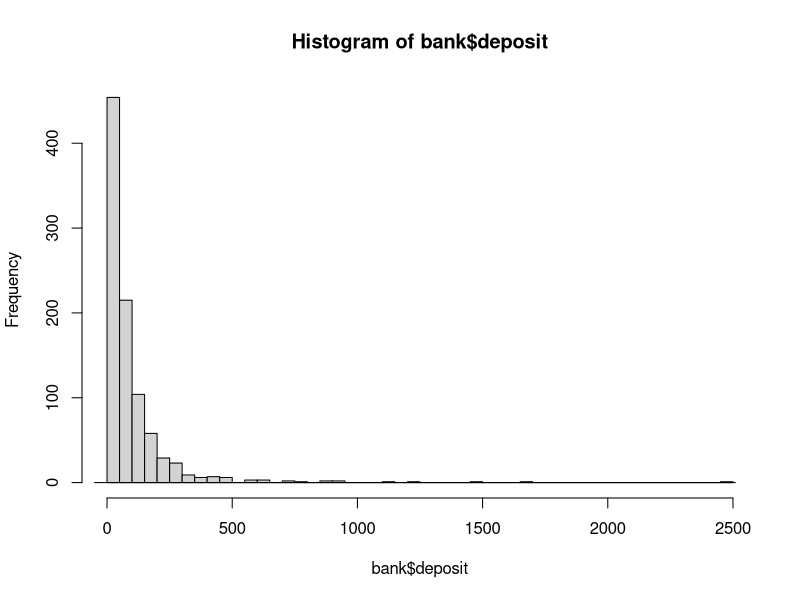
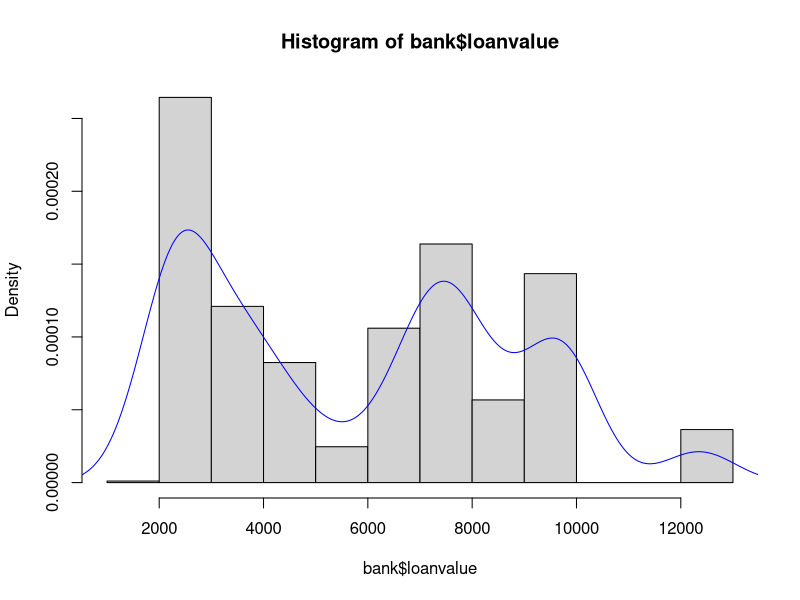
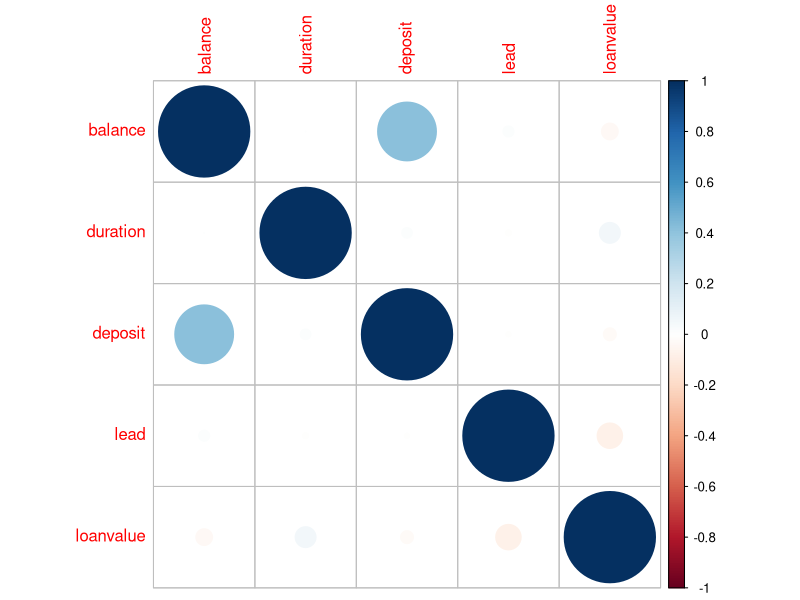
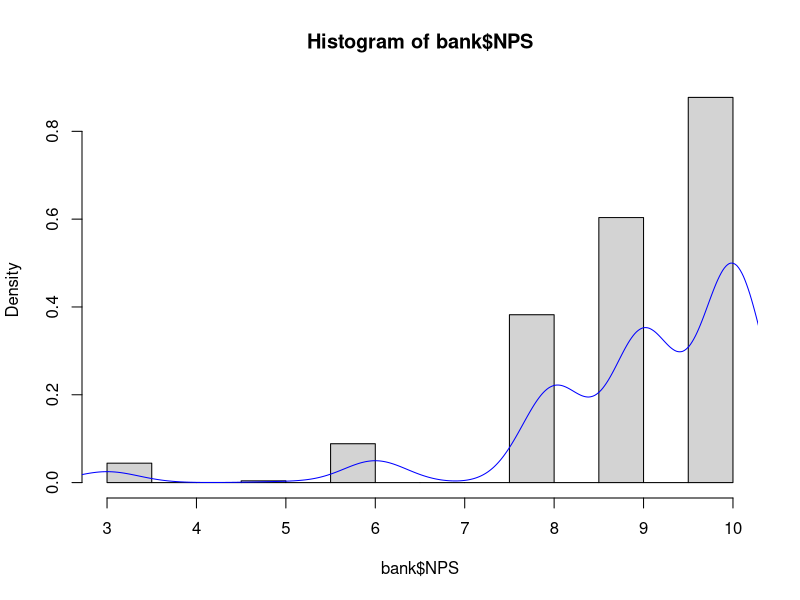
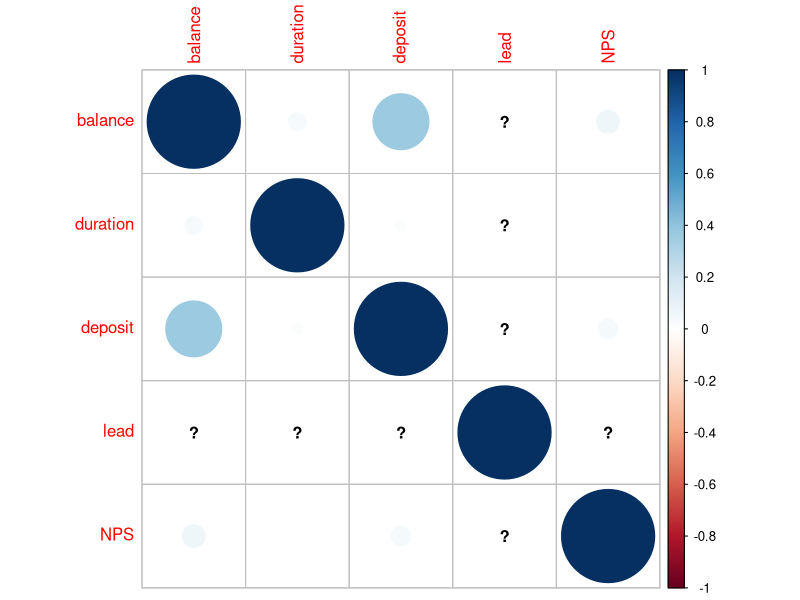
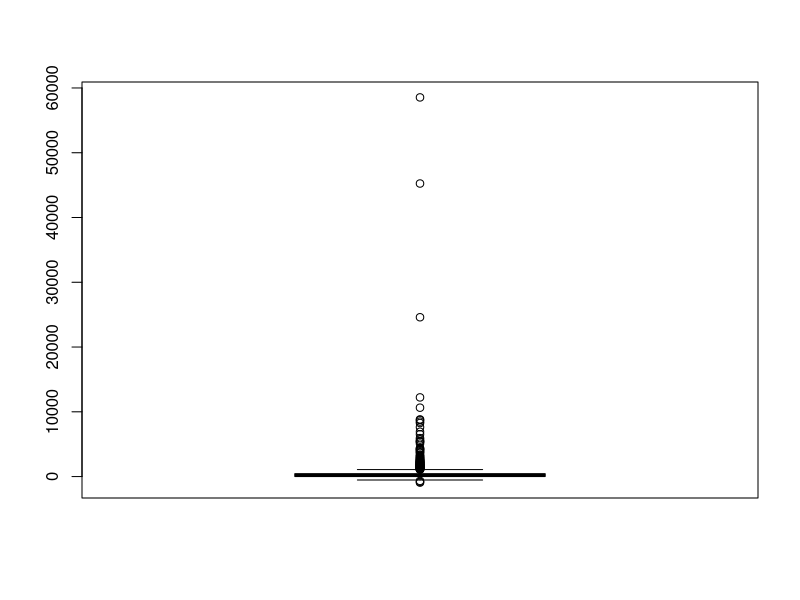
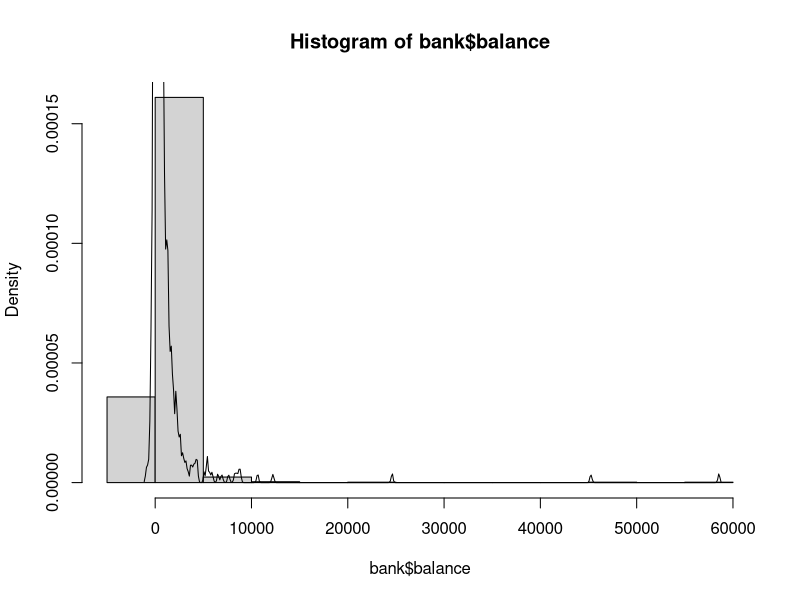
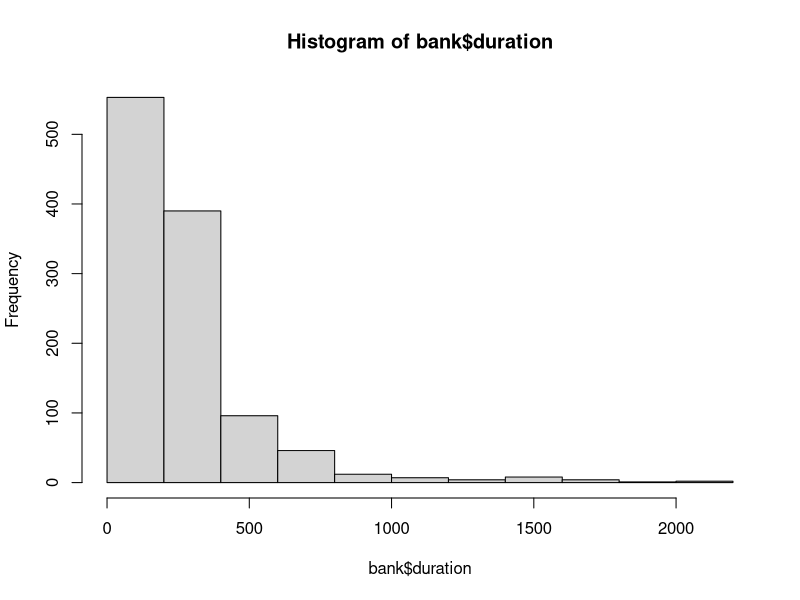

Generate these figures, in order, with R:
## ---- chunk 1
knitr::opts_chunk$set(echo = TRUE)
## ---- chunk 2
bank <-read.csv("BankLoanDataset2021.csv", header = TRUE, stringsAsFactors = TRUE)
# View(bank)
# summary(bank)
## ---- chunk 3
# Rows 1124 and 1125 had a majority of their features missing and it was decided that they should be removed from 
# the dataset.
bank <- bank[!is.na(bank$RefNum),]

# remove the levels that were in the row with RefNum NA's
summary(bank)
str(bank$agerange)
levels(bank$agerange)
## ---- chunk 4
bank$agerange <- droplevels(bank$agerange)
bank$marital <- droplevels(bank$marital)
bank$housing <- droplevels(bank$housing)
bank$loan <- droplevels(bank$loan)
bank$product <- droplevels(bank$product)
bank$month <- droplevels(bank$month)
bank$date <- droplevels(bank$date)
## ---- chunk 5
#add a new level to education for unknown
levels(bank$education) <- c(levels(bank$education), "unknown")
bank$education[bank$education == levels(bank$education)[1]] <- "unknown"
bank$education <- droplevels(bank$education)
summary(bank)
## ---- chunk 6
# add a new level to job for unknown
levels(bank$job) <- c(levels(bank$job), "unknown")
bank$job[bank$job == levels(bank$job)[1]] <- "unknown"
bank$job <- droplevels(bank$job)
summary(bank$job)
## ---- chunk 7
# Fixing deposit
# is the data skewed
hist(bank$deposit, breaks = 40)
lines(density(bank$deposit, na.rm = TRUE))

median_list <- aggregate(bank$deposit, by=list(bank$job), FUN=median, na.rm = TRUE)
print(median_list)

missing_deposits <- bank[is.na(bank$deposit) | bank$deposit==0,]

for (i in 1:nrow(missing_deposits)){
  missing_deposits[i,'deposit'] <- median_list[median_list$Group.1 == (missing_deposits[i,'job']),'x']
}
bank[is.na(bank$deposit) | bank$deposit==0,] <- missing_deposits

## ---- chunk 8
# contacted - number -1 to represents unknown
bank$contacted[is.na(bank$contacted)] <- -1
## ---- chunk 9
# loan value
hist(bank$loanvalue, prob = TRUE)
lines(density(bank$loanvalue, na.rm = TRUE), col = 'blue')
## ---- chunk 10
# replace with median
library(corrplot)
cor(bank[,c(7,12,13,14,19)], use = "complete")
corrplot(cor(bank[,c(7,12,13,14,19)], use = "complete"))
bank$loanvalue[is.na(bank$loanvalue)] <- median(bank$loanvalue, na.rm = TRUE)

## ---- chunk 11
#replace missing NPS
hist(bank$NPS, prob = TRUE)
lines(density(bank$NPS, na.rm = TRUE), col = 'blue')
cor(bank[,c(7,12,13,14,20)], use = "complete")
corrplot(cor(bank[,c(7,12,13,14,20)], use = "complete"))
# With NPS, 7 and 8 are passive, and are disregarded from NPS Calculations
# There replacing missing values with 7 will
bank$NPS[is.na(bank$NPS)] <- 7
summary(bank)

## ---- chunk 12
# CHECK NOISE
age.temp <- cut(bank$age, breaks = c(18, 30, 40, 60, 150),
                labels = c("18-30", "31-40", "41-60", "over 60"), right = TRUE)
TRUE %in% (bank$agerange == age.temp)

## ---- chunk 13
# balance
boxplot(bank$balance)
hist(bank$balance, prob = TRUE)
lines(density(bank$balance, col="red"))
## ---- chunk 14
bank$date <- as.Date(bank$date, format= "%m/%d/%Y")
summary(bank$date)
# date is good
## ---- chunk 15
hist(bank$duration)
# large values
## ---- chunk 16
boxplot(bank$deposit)
sd_deposit <- sd(bank$deposit)
mean_deposit <- mean(bank$deposit)
upper_limit <- mean_deposit + (2*sd_deposit)
lower_limit <- mean_deposit - (2*sd_deposit)

bank$deposit[bank$deposit > upper_limit] <- upper_limit# deposit
hist(bank$deposit)
## ---- chunk 17
# loan value
hist(bank$loanvalue)
boxplot(bank$loanvalue)
## ---- chunk 18
summary(bank)
# save file
write.csv(bank, file = "BankLoan_Dataset_2021-Clean.csv")
